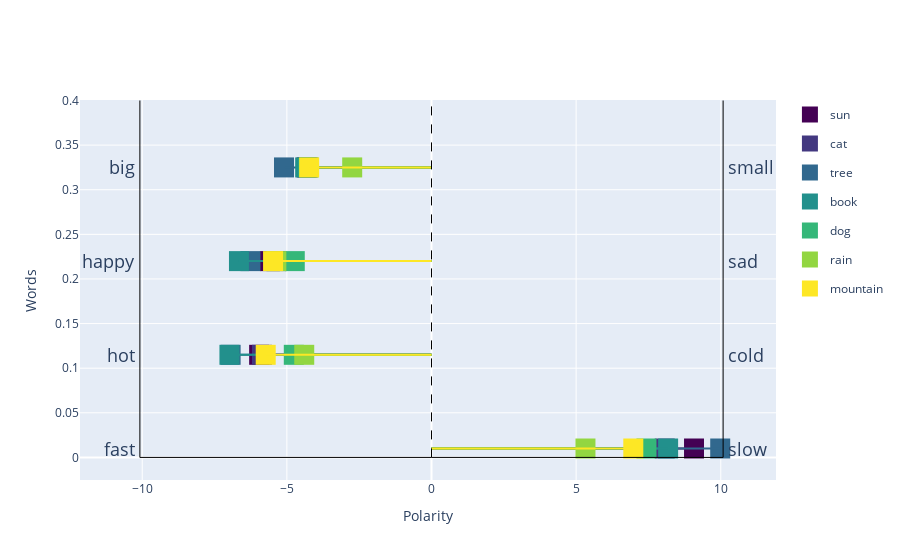
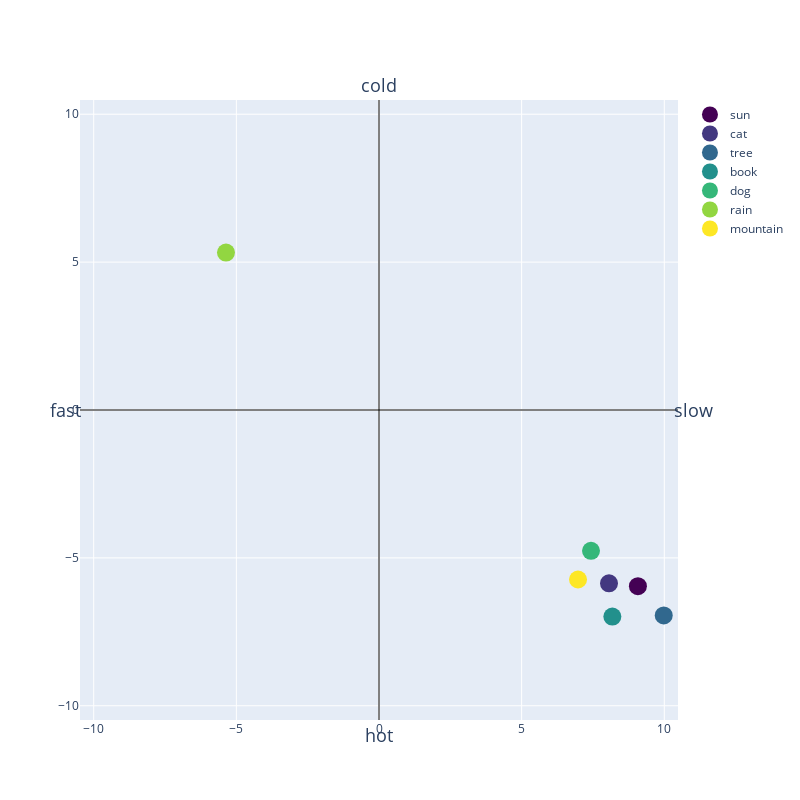
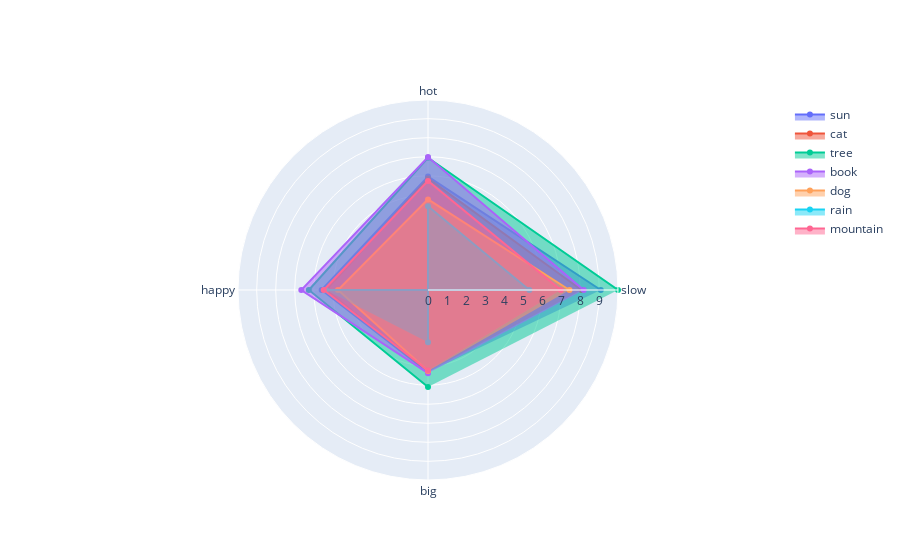
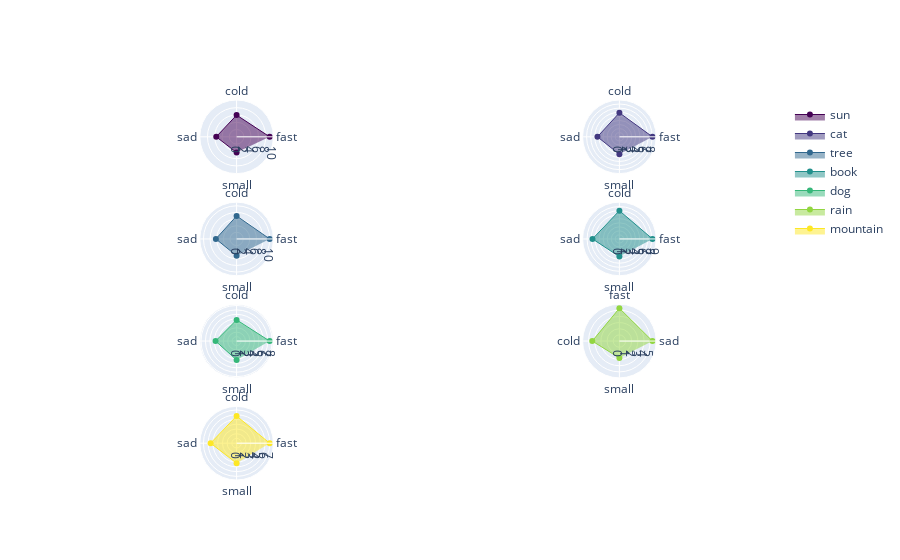

The notebook cell these images were saved under, in order:
### Code cell
plotter = PolarityPlotter() 
plotter.plot_word_polarity(words, polar_dimensions)
plotter.plot_word_polarity_2d(words, polar_dimensions)
plotter.plot_word_polarity_polar(words, polar_dimensions)
plotter.plot_word_polarity_polar_fig(words, polar_dimensions)
plotter.plot_descriptive_antonym_pairs(words, polar_dimensions, ['rain', 'book', 'tree', 'sun'], 3)
# plotter.plot_word_polarity_2d_interactive_(words, polar_dimensions)

### Figure 1 — Plotly figure (JSON) as saved in the notebook; plotly's stock layout.template omitted (floating-point values rounded to 4 significant figures)
{"data": [{"legendgroup": "sun", "marker": {"color": "rgb(68, 1, 84)", "size": 20, "symbol": "square"}, "mode": "markers", "name": "sun", "showlegend": true, "type": "scatter", "x": [9.075], "y": [0.01]}, {"legendgroup": "sun", "line": {"color": "rgb(68, 1, 84)", "width": 2}, "mode": "lines", "showlegend": false, "type": "scatter", "x": [9.075, 0], "y": [0.01, 0.01]}, {"legendgroup": "cat", "marker": {"color": "rgb(67, 56, 128)", "size": 20, "symbol": "square"}, "mode": "markers", "name": "cat", "showlegend": true, "type": "scatter", "x": [8.062], "y": [0.01]}, {"legendgroup": "cat", "line": {"color": "rgb(67, 56, 128)", "width": 2}, "mode": "lines", "showlegend": false, "type": "scatter", "x": [8.062, 0], "y": [0.01, 0.01]}, {"legendgroup": "tree", "marker": {"color": "rgb(49, 104, 142)", "size": 20, "symbol": "square"}, "mode": "markers", "name": "tree", "showlegend": true, "type": "scatter", "x": [9.981], "y": [0.01]}, {"legendgroup": "tree", "line": {"color": "rgb(49, 104, 142)", "width": 2}, "mode": "lines", "showlegend": false, "type": "scatter", "x": [9.981, 0], "y": [0.01, 0.01]}, {"legendgroup": "book", "marker": {"color": "rgb(34, 144, 140)", "size": 20, "symbol": "square"}, "mode": "markers", "name": "book", "showlegend": true, "type": "scatter", "x": [8.18], "y": [0.01]}, {"legendgroup": "book", "line": {"color": "rgb(34, 144, 140)", "width": 2}, "mode": "lines", "showlegend": false, "type": "scatter", "x": [8.18, 0], "y": [0.01, 0.01]}, {"legendgroup": "dog", "marker": {"color": "rgb(53, 183, 121)", "size": 20, "symbol": "square"}, "mode": "markers", "name": "dog", "showlegend": true, "type": "scatter", "x": [7.431], "y": [0.01]}, {"legendgroup": "dog", "line": {"color": "rgb(53, 183, 121)", "width": 2}, "mode": "lines", "showlegend": false, "type": "scatter", "x": [7.431, 0], "y": [0.01, 0.01]}, {"legendgroup": "rain", "marker": {"color": "rgb(146, 214, 65)", "size": 20, "symbol": "square"}, "mode": "markers", "name": "rain", "showlegend": true, "type": "scatter", "x": [5.322], "y": [0.01]}, {"legendgroup": "rain", "line": {"color": "rgb(146, 214, 65)", "width": 2}, "mode": "lines", "showlegend": false, "type": "scatter", "x": [5.322, 0], "y": [0.01, 0.01]}, {"legendgroup": "mountain", "marker": {"color": "rgb(253, 231, 37)", "size": 20, "symbol": "square"}, "mode": "markers", "name": "mountain", "showlegend": true, "type": "scatter", "x": [6.976], "y": [0.01]}, {"legendgroup": "mountain", "line": {"color": "rgb(253, 231, 37)", "width": 2}, "mode": "lines", "showlegend": false, "type": "scatter", "x": [6.976, 0], "y": [0.01, 0.01]}, {"legendgroup": "sun", "marker": {"color": "rgb(68, 1, 84)", "size": 20, "symbol": "square"}, "mode": "markers", "name": "sun", "showlegend": false, "type": "scatter", "x": [-5.958], "y": [0.115]}, {"legendgroup": "sun", "line": {"color": "rgb(68, 1, 84)", "width": 2}, "mode": "lines", "showlegend": false, "type": "scatter", "x": [-5.958, 0], "y": [0.115, 0.115]}, {"legendgroup": "cat", "marker": {"color": "rgb(67, 56, 128)", "size": 20, "symbol": "square"}, "mode": "markers", "name": "cat", "showlegend": false, "type": "scatter", "x": [-5.861], "y": [0.115]}, {"legendgroup": "cat", "line": {"color": "rgb(67, 56, 128)", "width": 2}, "mode": "lines", "showlegend": false, "type": "scatter", "x": [-5.861, 0], "y": [0.115, 0.115]}, {"legendgroup": "tree", "marker": {"color": "rgb(49, 104, 142)", "size": 20, "symbol": "square"}, "mode": "markers", "name": "tree", "showlegend": false, "type": "scatter", "x": [-6.944], "y": [0.115]}, {"legendgroup": "tree", "line": {"color": "rgb(49, 104, 142)", "width": 2}, "mode": "lines", "showlegend": false, "type": "scatter", "x": [-6.944, 0], "y": [0.115, 0.115]}, {"legendgroup": "book", "marker": {"color": "rgb(34, 144, 140)", "size": 20, "symbol": "square"}, "mode": "markers", "name": "book", "showlegend": false, "type": "scatter", "x": [-6.985], "y": [0.115]}, {"legendgroup": "book", "line": {"color": "rgb(34, 144, 140)", "width": 2}, "mode": "lines", "showlegend": false, "type": "scatter", "x": [-6.985, 0], "y": [0.115, 0.115]}, {"legendgroup": "dog", "marker": {"color": "rgb(53, 183, 121)", "size": 20, "symbol": "square"}, "mode": "markers", "name": "dog", "showlegend": false, "type": "scatter", "x": [-4.76], "y": [0.115]}, {"legendgroup": "dog", "line": {"color": "rgb(53, 183, 121)", "width": 2}, "mode": "lines", "showlegend": false, "type": "scatter", "x": [-4.76, 0], "y": [0.115, 0.115]}, {"legendgroup": "rain", "marker": {"color": "rgb(146, 214, 65)", "size": 20, "symbol": "square"}, "mode": "markers", "name": "rain", "showlegend": false, "type": "scatter", "x": [-4.4], "y": [0.115]}, {"legendgroup": "rain", "line": {"color": "rgb(146, 214, 65)", "width": 2}, "mode": "lines", "showlegend": false, "type": "scatter", "x": [-4.4, 0], "y": [0.115, 0.115]}, {"legendgroup": "mountain", "marker": {"color": "rgb(253, 231, 37)", "size": 20, "symbol": "square"}, "mode": "markers", "name": "mountain", "showlegend": false, "type": "scatter", "x": [-5.731], "y": [0.115]}, {"legendgroup": "mountain", "line": {"color": "rgb(253, 231, 37)", "width": 2}, "mode": "lines", "showlegend": false, "type": "scatter", "x": [-5.731, 0], "y": [0.115, 0.115]}, {"legendgroup": "sun", "marker": {"color": "rgb(68, 1, 84)", "size": 20, "symbol": "square"}, "mode": "markers", "name": "sun", "showlegend": false, "type": "scatter", "x": [-5.586], "y": [0.22]}, {"legendgroup": "sun", "line": {"color": "rgb(68, 1, 84)", "width": 2}, "mode": "lines", "showlegend": false, "type": "scatter", "x": [-5.586, 0], "y": [0.22, 0.22]}, {"legendgroup": "cat", "marker": {"color": "rgb(67, 56, 128)", "size": 20, "symbol": "square"}, "mode": "markers", "name": "cat", "showlegend": false, "type": "scatter", "x": [-5.356], "y": [0.22]}, {"legendgroup": "cat", "line": {"color": "rgb(67, 56, 128)", "width": 2}, "mode": "lines", "showlegend": false, "type": "scatter", "x": [-5.356, 0], "y": [0.22, 0.22]}, {"legendgroup": "tree", "marker": {"color": "rgb(49, 104, 142)", "size": 20, "symbol": "square"}, "mode": "markers", "name": "tree", "showlegend": false, "type": "scatter", "x": [-6.259], "y": [0.22]}, {"legendgroup": "tree", "line": {"color": "rgb(49, 104, 142)", "width": 2}, "mode": "lines", "showlegend": false, "type": "scatter", "x": [-6.259, 0], "y": [0.22, 0.22]}, {"legendgroup": "book", "marker": {"color": "rgb(34, 144, 140)", "size": 20, "symbol": "square"}, "mode": "markers", "name": "book", "showlegend": false, "type": "scatter", "x": [-6.656], "y": [0.22]}, {"legendgroup": "book", "line": {"color": "rgb(34, 144, 140)", "width": 2}, "mode": "lines", "showlegend": false, "type": "scatter", "x": [-6.656, 0], "y": [0.22, 0.22]}, {"legendgroup": "dog", "marker": {"color": "rgb(53, 183, 121)", "size": 20, "symbol": "square"}, "mode": "markers", "name": "dog", "showlegend": false, "type": "scatter", "x": [-4.727], "y": [0.22]}, {"legendgroup": "dog", "line": {"color": "rgb(53, 183, 121)", "width": 2}, "mode": "lines", "showlegend": false, "type": "scatter", "x": [-4.727, 0], "y": [0.22, 0.22]}, {"legendgroup": "rain", "marker": {"color": "rgb(146, 214, 65)", "size": 20, "symbol": "square"}, "mode": "markers", "name": "rain", "showlegend": false, "type": "scatter", "x": [-5.363], "y": [0.22]}, {"legendgroup": "rain", "line": {"color": "rgb(146, 214, 65)", "width": 2}, "mode": "lines", "showlegend": false, "type": "scatter", "x": [-5.363, 0], "y": [0.22, 0.22]}, {"legendgroup": "mountain", "marker": {"color": "rgb(253, 231, 37)", "size": 20, "symbol": "square"}, "mode": "markers", "name": "mountain", "showlegend": false, "type": "scatter", "x": [-5.477], "y": [0.22]}, {"legendgroup": "mountain", "line": {"color": "rgb(253, 231, 37)", "width": 2}, "mode": "lines", "showlegend": false, "type": "scatter", "x": [-5.477, 0], "y": [0.22, 0.22]}, {"legendgroup": "sun", "marker": {"color": "rgb(68, 1, 84)", "size": 20, "symbol": "square"}, "mode": "markers", "name": "sun", "showlegend": false, "type": "scatter", "x": [-4.317], "y": [0.325]}, {"legendgroup": "sun", "line": {"color": "rgb(68, 1, 84)", "width": 2}, "mode": "lines", "showlegend": false, "type": "scatter", "x": [-4.317, 0], "y": [0.325, 0.325]}, {"legendgroup": "cat", "marker": {"color": "rgb(67, 56, 128)", "size": 20, "symbol": "square"}, "mode": "markers", "name": "cat", "showlegend": false, "type": "scatter", "x": [-4.279], "y": [0.325]}, {"legendgroup": "cat", "line": {"color": "rgb(67, 56, 128)", "width": 2}, "mode": "lines", "showlegend": false, "type": "scatter", "x": [-4.279, 0], "y": [0.325, 0.325]}, {"legendgroup": "tree", "marker": {"color": "rgb(49, 104, 142)", "size": 20, "symbol": "square"}, "mode": "markers", "name": "tree", "showlegend": false, "type": "scatter", "x": [-5.098], "y": [0.325]}, {"legendgroup": "tree", "line": {"color": "rgb(49, 104, 142)", "width": 2}, "mode": "lines", "showlegend": false, "type": "scatter", "x": [-5.098, 0], "y": [0.325, 0.325]}, {"legendgroup": "book", "marker": {"color": "rgb(34, 144, 140)", "size": 20, "symbol": "square"}, "mode": "markers", "name": "book", "showlegend": false, "type": "scatter", "x": [-4.367], "y": [0.325]}, {"legendgroup": "book", "line": {"color": "rgb(34, 144, 140)", "width": 2}, "mode": "lines", "showlegend": false, "type": "scatter", "x": [-4.367, 0], "y": [0.325, 0.325]}, {"legendgroup": "dog", "marker": {"color": "rgb(53, 183, 121)", "size": 20, "symbol": "square"}, "mode": "markers", "name": "dog", "showlegend": false, "type": "scatter", "x": [-4.251], "y": [0.325]}, {"legendgroup": "dog", "line": {"color": "rgb(53, 183, 121)", "width": 2}, "mode": "lines", "showlegend": false, "type": "scatter", "x": [-4.251, 0], "y": [0.325, 0.325]}, {"legendgroup": "rain", "marker": {"color": "rgb(146, 214, 65)", "size": 20, "symbol": "square"}, "mode": "markers", "name": "rain", "showlegend": false, "type": "scatter", "x": [-2.742], "y": [0.325]}, {"legendgroup": "rain", "line": {"color": "rgb(146, 214, 65)", "width": 2}, "mode": "lines", "showlegend": false, "type": "scatter", "x": [-2.742, 0], "y": [0.325, 0.325]}, {"legendgroup": "mountain", "marker": {"color": "rgb(253, 231, 37)", "size": 20, "symbol": "square"}, "mode": "markers", "name": "mountain", "showlegend": false, "type": "scatter", "x": [-4.229], "y": [0.325]}, {"legendgroup": "mountain", "line": {"color": "rgb(253, 231, 37)", "width": 2}, "mode": "lines", "showlegend": false, "type": "scatter", "x": [-4.229, 0], "y": [0.325, 0.325]}], "layout": {"annotations": [{"font": {"size": 18}, "showarrow": false, "text": "fast", "x": -10.18, "xanchor": "right", "xref": "x", "y": 0.01, "yref": "y"}, {"font": {"size": 18}, "showarrow": false, "text": "slow", "x": 10.18, "xanchor": "left", "xref": "x", "y": 0.01, "yref": "y"}, {"font": {"size": 18}, "showarrow": false, "text": "hot", "x": -10.18, "xanchor": "right", "xref": "x", "y": 0.115, "yref": "y"}, {"font": {"size": 18}, "showarrow": false, "text": "cold", "x": 10.18, "xanchor": "left", "xref": "x", "y": 0.115, "yref": "y"}, {"font": {"size": 18}, "showarrow": false, "text": "happy", "x": -10.18, "xanchor": "right", "xref": "x", "y": 0.22, "yref": "y"}, {"font": {"size": 18}, "showarrow": false, "text": "sad", "x": 10.18, "xanchor": "left", "xref": "x", "y": 0.22, "yref": "y"}, {"font": {"size": 18}, "showarrow": false, "text": "big", "x": -10.18, "xanchor": "right", "xref": "x", "y": 0.325, "yref": "y"}, {"font": {"size": 18}, "showarrow": false, "text": "small", "x": 10.18, "xanchor": "left", "xref": "x", "y": 0.325, "yref": "y"}], "shapes": [{"line": {"color": "black", "width": 1}, "type": "line", "x0": -10.08, "x1": 10.08, "y0": 0, "y1": 0}, {"line": {"color": "black", "width": 1}, "type": "line", "x0": -10.08, "x1": -10.08, "y0": 0, "y1": 0.4}, {"line": {"color": "black", "width": 1}, "type": "line", "x0": 10.08, "x1": 10.08, "y0": 0, "y1": 0.4}, {"line": {"color": "black", "dash": "dash", "width": 1}, "type": "line", "x0": 0, "x1": 0, "y0": 0, "y1": 0.4}], "xaxis": {"anchor": "y", "autorange": true, "domain": [0, 1], "range": [-7.085, 10.08], "title": {"text": "Polarity"}}, "yaxis": {"anchor": "x", "autorange": true, "domain": [0, 1], "title": {"text": "Words"}}}}

### Figure 2 — Plotly figure (JSON) as saved in the notebook; plotly's stock layout.template omitted (floating-point values rounded to 4 significant figures)
{"data": [{"marker": {"color": "rgb(68, 1, 84)", "size": 18}, "mode": "markers", "name": "sun", "type": "scatter", "x": [9.075], "y": [-5.958]}, {"marker": {"color": "rgb(67, 56, 128)", "size": 18}, "mode": "markers", "name": "cat", "type": "scatter", "x": [8.062], "y": [-5.861]}, {"marker": {"color": "rgb(49, 104, 142)", "size": 18}, "mode": "markers", "name": "tree", "type": "scatter", "x": [9.981], "y": [-6.944]}, {"marker": {"color": "rgb(34, 144, 140)", "size": 18}, "mode": "markers", "name": "book", "type": "scatter", "x": [8.18], "y": [-6.985]}, {"marker": {"color": "rgb(53, 183, 121)", "size": 18}, "mode": "markers", "name": "dog", "type": "scatter", "x": [7.431], "y": [-4.76]}, {"marker": {"color": "rgb(146, 214, 65)", "size": 18}, "mode": "markers", "name": "rain", "type": "scatter", "x": [-5.363], "y": [5.322]}, {"marker": {"color": "rgb(253, 231, 37)", "size": 18}, "mode": "markers", "name": "mountain", "type": "scatter", "x": [6.976], "y": [-5.731]}], "layout": {"annotations": [{"font": {"size": 18}, "showarrow": false, "text": "fast", "x": -10.48, "xshift": -15, "y": 0}, {"font": {"size": 18}, "showarrow": false, "text": "slow", "x": 10.48, "xshift": 15, "y": 0}, {"font": {"size": 18}, "showarrow": false, "text": "hot", "x": 0, "y": -10.48, "yshift": -15}, {"font": {"size": 18}, "showarrow": false, "text": "cold", "x": 0, "y": 10.48, "yshift": 15}], "height": 800, "shapes": [{"line": {"color": "black", "width": 1}, "type": "line", "x0": -10.48, "x1": 10.48, "y0": 0, "y1": 0}, {"line": {"color": "black", "width": 1}, "type": "line", "x0": 0, "x1": 0, "y0": -10.48, "y1": 10.48}], "width": 800, "xaxis": {"range": [-10.48, 10.48]}, "yaxis": {"range": [-10.48, 10.48]}}}

### Figure 3 — Plotly figure (JSON) as saved in the notebook; plotly's stock layout.template omitted (floating-point values rounded to 4 significant figures)
{"data": [{"fill": "toself", "name": "sun", "r": [9.075, 5.958, 5.586, 4.317], "theta": ["slow", "hot", "happy", "big"], "type": "scatterpolar"}, {"fill": "toself", "name": "cat", "r": [8.062, 5.861, 5.356, 4.279], "theta": ["slow", "hot", "happy", "big"], "type": "scatterpolar"}, {"fill": "toself", "name": "tree", "r": [9.981, 6.944, 6.259, 5.098], "theta": ["slow", "hot", "happy", "big"], "type": "scatterpolar"}, {"fill": "toself", "name": "book", "r": [8.18, 6.985, 6.656, 4.367], "theta": ["slow", "hot", "happy", "big"], "type": "scatterpolar"}, {"fill": "toself", "name": "dog", "r": [7.431, 4.76, 4.727, 4.251], "theta": ["slow", "hot", "happy", "big"], "type": "scatterpolar"}, {"fill": "toself", "name": "rain", "r": [5.363, 5.322, 4.4, 2.742], "theta": ["happy", "slow", "hot", "big"], "type": "scatterpolar"}, {"fill": "toself", "name": "mountain", "r": [6.976, 5.731, 5.477, 4.229], "theta": ["slow", "hot", "happy", "big"], "type": "scatterpolar"}], "layout": {"polar": {"radialaxis": {"range": [0, 9.981], "visible": true}}, "showlegend": true}}

### Figure 4 — Plotly figure (JSON) as saved in the notebook; plotly's stock layout.template omitted (floating-point values rounded to 4 significant figures)
{"data": [{"fill": "toself", "line": {"color": "rgb(68, 1, 84)", "width": 1}, "name": "sun", "r": [9.075, 5.958, 5.586, 4.317], "subplot": "polar", "theta": ["fast", "cold", "sad", "small"], "type": "scatterpolar"}, {"fill": "toself", "line": {"color": "rgb(67, 56, 128)", "width": 1}, "name": "cat", "r": [8.062, 5.861, 5.356, 4.279], "subplot": "polar2", "theta": ["fast", "cold", "sad", "small"], "type": "scatterpolar"}, {"fill": "toself", "line": {"color": "rgb(49, 104, 142)", "width": 1}, "name": "tree", "r": [9.981, 6.944, 6.259, 5.098], "subplot": "polar3", "theta": ["fast", "cold", "sad", "small"], "type": "scatterpolar"}, {"fill": "toself", "line": {"color": "rgb(34, 144, 140)", "width": 1}, "name": "book", "r": [8.18, 6.985, 6.656, 4.367], "subplot": "polar4", "theta": ["fast", "cold", "sad", "small"], "type": "scatterpolar"}, {"fill": "toself", "line": {"color": "rgb(53, 183, 121)", "width": 1}, "name": "dog", "r": [7.431, 4.76, 4.727, 4.251], "subplot": "polar5", "theta": ["fast", "cold", "sad", "small"], "type": "scatterpolar"}, {"fill": "toself", "line": {"color": "rgb(146, 214, 65)", "width": 1}, "name": "rain", "r": [5.363, 5.322, 4.4, 2.742], "subplot": "polar6", "theta": ["sad", "fast", "cold", "small"], "type": "scatterpolar"}, {"fill": "toself", "line": {"color": "rgb(253, 231, 37)", "width": 1}, "name": "mountain", "r": [6.976, 5.731, 5.477, 4.229], "subplot": "polar7", "theta": ["fast", "cold", "sad", "small"], "type": "scatterpolar"}], "layout": {"polar": {"domain": {"x": [0, 0.45], "y": [0.8063, 1]}}, "polar2": {"domain": {"x": [0.55, 1], "y": [0.8063, 1]}}, "polar3": {"domain": {"x": [0, 0.45], "y": [0.5375, 0.7312]}}, "polar4": {"domain": {"x": [0.55, 1], "y": [0.5375, 0.7312]}}, "polar5": {"domain": {"x": [0, 0.45], "y": [0.2687, 0.4625]}}, "polar6": {"domain": {"x": [0.55, 1], "y": [0.2687, 0.4625]}}, "polar7": {"domain": {"x": [0, 0.45], "y": [0, 0.1938]}}, "polar8": {"domain": {"x": [0.55, 1], "y": [0, 0.1938]}}}}
